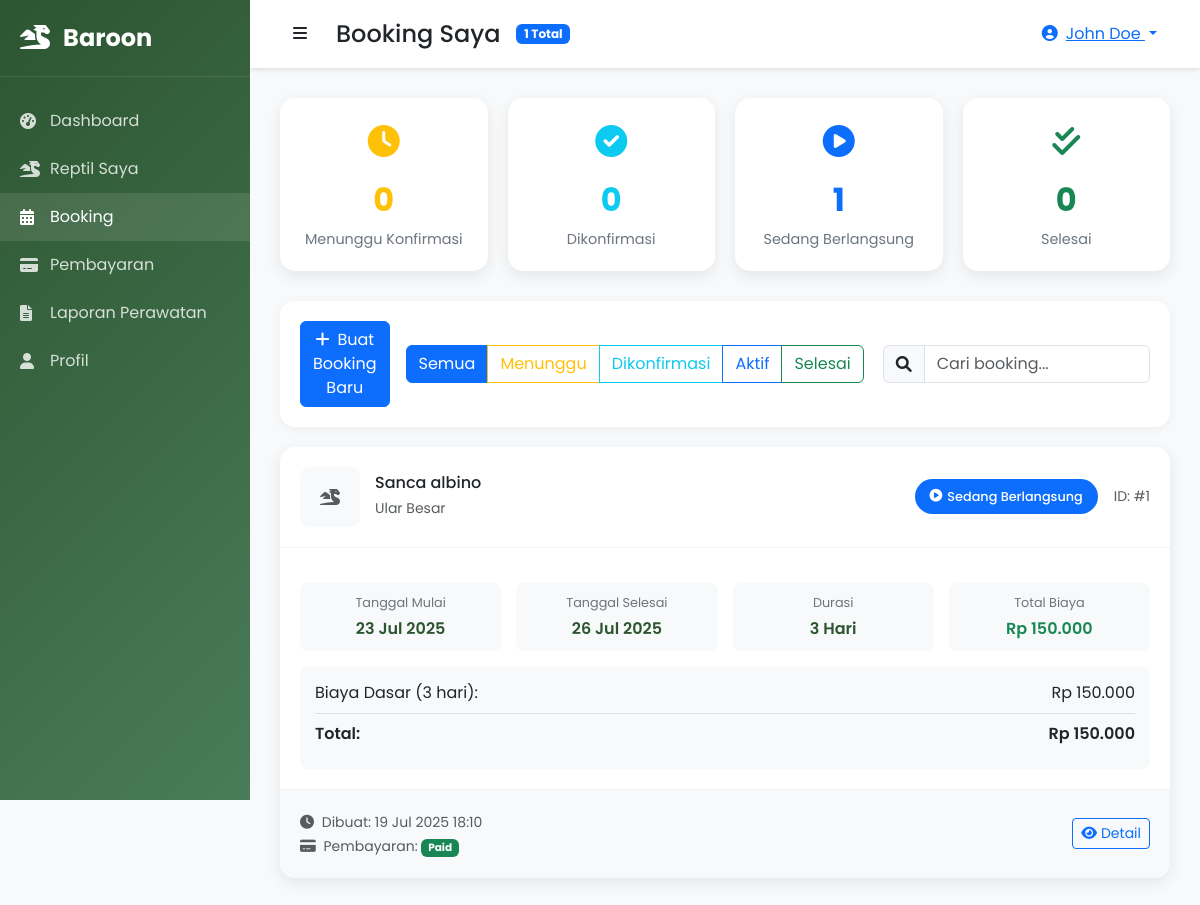
Page /customer/bookings.php (signed in) on the committed database.
### tables this page shows
CREATE TABLE IF NOT EXISTS `bookings` (
  `id` int(11) NOT NULL AUTO_INCREMENT,
  `customer_id` int(11) NOT NULL,
  `reptile_id` int(11) NOT NULL,
  `start_date` date NOT NULL,
  `end_date` date NOT NULL,
  `total_days` int(11) NOT NULL,
  `price_per_day` decimal(10,2) NOT NULL,
  `total_price` decimal(10,2) NOT NULL,
  `status` enum('pending','confirmed','in_progress','completed','cancelled') DEFAULT 'pending',
  `notes` text DEFAULT NULL,
  `created_at` timestamp NOT NULL DEFAULT current_timestamp(),
  `updated_at` timestamp NOT NULL DEFAULT current_timestamp() ON UPDATE current_timestamp(),
  PRIMARY KEY (`id`),
  KEY `customer_id` (`customer_id`),
  KEY `reptile_id` (`reptile_id`),
  CONSTRAINT `bookings_ibfk_1` FOREIGN KEY (`customer_id`) REFERENCES `users` (`id`) ON DELETE CASCADE,
  CONSTRAINT `bookings_ibfk_2` FOREIGN KEY (`reptile_id`) REFERENCES `reptiles` (`id`) ON DELETE CASCADE
);

CREATE TABLE IF NOT EXISTS `reptiles` (
  `id` int(11) NOT NULL AUTO_INCREMENT,
  `customer_id` int(11) NOT NULL,
  `category_id` int(11) NOT NULL,
  `name` varchar(100) NOT NULL,
  `species` varchar(100) DEFAULT NULL,
  `age` varchar(20) DEFAULT NULL,
  `weight` decimal(5,2) DEFAULT NULL,
  `length` decimal(5,2) DEFAULT NULL,
  `gender` enum('male','female','unknown') DEFAULT NULL,
  `special_needs` text DEFAULT NULL,
  `photo` varchar(255) DEFAULT NULL,
  `status` enum('active','completed','cancelled') DEFAULT 'active',
  `created_at` timestamp NOT NULL DEFAULT current_timestamp(),
  `updated_at` timestamp NOT NULL DEFAULT current_timestamp() ON UPDATE current_timestamp(),
  PRIMARY KEY (`id`),
  KEY `customer_id` (`customer_id`),
  KEY `category_id` (`category_id`),
  CONSTRAINT `reptiles_ibfk_1` FOREIGN KEY (`customer_id`) REFERENCES `users` (`id`) ON DELETE CASCADE,
  CONSTRAINT `reptiles_ibfk_2` FOREIGN KEY (`category_id`) REFERENCES `reptile_categories` (`id`)
);

CREATE TABLE IF NOT EXISTS `reptile_categories` (
  `id` int(11) NOT NULL AUTO_INCREMENT,
  `name` varchar(50) NOT NULL,
  `description` text DEFAULT NULL,
  `price_per_day` decimal(10,2) NOT NULL,
  `created_at` timestamp NOT NULL DEFAULT current_timestamp(),
  PRIMARY KEY (`id`)
);

CREATE TABLE IF NOT EXISTS `payments` (
  `id` int(11) NOT NULL AUTO_INCREMENT,
  `booking_id` int(11) NOT NULL,
  `amount` decimal(10,2) NOT NULL,
  `payment_method` enum('cash','transfer','credit_card') NOT NULL,
  `payment_status` enum('pending','paid','failed') DEFAULT 'pending',
  `payment_date` timestamp NULL DEFAULT NULL,
  `proof_image` varchar(255) DEFAULT NULL,
  `notes` text DEFAULT NULL,
  `created_at` timestamp NOT NULL DEFAULT current_timestamp(),
  PRIMARY KEY (`id`),
  KEY `booking_id` (`booking_id`),
  CONSTRAINT `payments_ibfk_1` FOREIGN KEY (`booking_id`) REFERENCES `bookings` (`id`) ON DELETE CASCADE
);

### customer/bookings.php (the view, shortened to what the rows shown need)
<?php
try {
    $db = getDB();
    $status_filter = isset($_GET['status']) ? $_GET['status'] : 'all';
    $where_clause = "WHERE b.customer_id = ?";
    $params = [$_SESSION['user_id']];
    $stmt = $db->prepare("
        SELECT b.*, r.name as reptile_name, r.photo as reptile_photo,
               rc.name as category_name,
               p.payment_status, p.amount as payment_amount,
               DATEDIFF(b.end_date, b.start_date) as total_days,
               (DATEDIFF(b.end_date, b.start_date) * rc.price_per_day) as base_cost,
               (b.total_price - (DATEDIFF(b.end_date, b.start_date) * rc.price_per_day)) as facility_cost
        FROM bookings b
        LEFT JOIN reptiles r ON b.reptile_id = r.id
        LEFT JOIN reptile_categories rc ON r.category_id = rc.id
        LEFT JOIN payments p ON b.id = p.booking_id
        $where_clause
        ORDER BY b.created_at DESC
    ");
    $stmt->execute($params);
    $bookings = $stmt->fetchAll(PDO::FETCH_ASSOC);
} catch (Exception $e) {
    $message = 'error:Terjadi kesalahan sistem.';
    error_log('Bookings Error: ' . $e->getMessage() . ' in ' . $e->getFile() . ' on line ' . $e->getLine());
    $stats = [
        'total_bookings' => 0,
        'pending_bookings' => 0,
        'confirmed_bookings' => 0,
        'active_bookings' => 0,
        'completed_bookings' => 0,
        'cancelled_bookings' => 0
    ];
    $bookings = [];
}
$status_config = [
    'pending' => ['class' => 'warning', 'icon' => 'clock', 'text' => 'Menunggu Konfirmasi'],
    'confirmed' => ['class' => 'info', 'icon' => 'check-circle', 'text' => 'Dikonfirmasi'],
    'in_progress' => ['class' => 'primary', 'icon' => 'play-circle', 'text' => 'Sedang Berlangsung'],
    'completed' => ['class' => 'success', 'icon' => 'check-circle', 'text' => 'Selesai'],
    'cancelled' => ['class' => 'danger', 'icon' => 'times-circle', 'text' => 'Dibatalkan']
];
?>
<!DOCTYPE html>
<html lang="id">
<head>
    <link href="https://cdn.jsdelivr.net/npm/bootstrap@5.3.0/dist/css/bootstrap.min.css" rel="stylesheet">
    <link href="https://cdnjs.cloudflare.com/ajax/libs/font-awesome/6.0.0/css/all.min.css" rel="stylesheet">
</head>
<body>
    <div class="main-content" id="mainContent">
        <div class="content-area">
            <?php if (empty($bookings)): ?>
                <div class="empty-state">
                    <i class="fas fa-calendar-times empty-icon"></i>
                    <h5>Belum Ada Booking</h5>
                    <p class="text-muted mb-4">
                        <?php if ($status_filter === 'all'): ?>
                            Anda belum membuat booking apapun. Mulai dengan membuat booking pertama Anda!
                        <?php else: ?>
                            Tidak ada booking dengan status "<?php echo ucfirst($status_filter); ?>".
                        <?php endif; ?>
                    </p>
                    <a href="create_booking.php" class="btn btn-primary">
                        <i class="fas fa-plus me-2"></i>Buat Booking Pertama
                    </a>
                </div>
            <?php else: ?>
                <div id="bookingsList">
                    <?php foreach ($bookings as $booking): ?>
                        <?php $status = $status_config[$booking['status']]; ?>
                        <div class="booking-card" data-search="<?php echo strtolower($booking['reptile_name'] . ' ' . $booking['category_name'] . ' ' . $booking['id']); ?>">
                            <div class="booking-header">
                                <div class="row align-items-center">
                                    <div class="col-md-6">
                                        <div class="reptile-info">
                                            <?php if ($booking['reptile_photo']): ?>
                                                <img src="../<?php echo htmlspecialchars($booking['reptile_photo']); ?>" alt="<?php echo htmlspecialchars($booking['reptile_name']); ?>" class="reptile-image">
                                            <?php else: ?>
                                                <div class="reptile-image d-flex align-items-center justify-content-center bg-light">
                                                    <i class="fas fa-dragon text-muted"></i>
                                                </div>
                                            <?php endif; ?>
                                            <div>
                                                <h6 class="mb-1"><?php echo htmlspecialchars($booking['reptile_name']); ?></h6>
                                                <small class="text-muted"><?php echo htmlspecialchars($booking['category_name']); ?></small>
                                            </div>
                                        </div>
                                    </div>
                                    <div class="col-md-6 text-md-end">
                                        <div class="d-flex align-items-center justify-content-md-end gap-3">
                                            <span class="status-badge bg-<?php echo $status['class']; ?> text-white">
                                                <i class="fas fa-<?php echo $status['icon']; ?>"></i>
                                                <?php echo $status['text']; ?>
                                            </span>
                                            <small class="text-muted">ID: #<?php echo $booking['id']; ?></small>
                                        </div>
                                    </div>
                                </div>
                            </div>
                            <div class="booking-body">
                                <div class="booking-dates">
                                    <div class="date-item">
                                        <div class="date-label">Tanggal Mulai</div>
                                        <div class="date-value"><?php echo date('d M Y', strtotime($booking['start_date'])); ?></div>
                                    </div>
                                    <div class="date-item">
                                        <div class="date-label">Tanggal Selesai</div>
                                        <div class="date-value"><?php echo date('d M Y', strtotime($booking['end_date'])); ?></div>
                                    </div>
                                    <div class="date-item">
                                        <div class="date-label">Durasi</div>
                                        <div class="date-value"><?php echo $booking['total_days']; ?> Hari</div>
                                    </div>
                                    <div class="date-item">
                                        <div class="date-label">Total Biaya</div>
                                        <div class="date-value text-success">Rp <?php echo number_format($booking['total_price'], 0, ',', '.'); ?></div>
                                    </div>
                                </div>
                                <div class="cost-breakdown">
                                    <div class="cost-item">
                                        <span>Biaya Dasar (<?php echo $booking['total_days']; ?> hari):</span>
                                        <span>Rp <?php echo number_format(isset($booking['base_cost']) ? $booking['base_cost'] : 0, 0, ',', '.'); ?></span>
                                    </div>
                                    <div class="cost-item cost-total">
                                        <span>Total:</span>
                                        <span>Rp <?php echo number_format($booking['total_price'], 0, ',', '.'); ?></span>
                                    </div>
                                </div>
                            </div>
                            <div class="booking-footer">
                                <div class="row align-items-center">
                                    <div class="col-md-6">
                                        <small class="text-muted">
                                            <i class="fas fa-clock me-1"></i>
                                            Dibuat: <?php echo date('d M Y H:i', strtotime($booking['created_at'])); ?>
                                        </small>
                                        <?php if ($booking['payment_status']): ?>
                                            <br><small class="text-muted">
                                                <i class="fas fa-credit-card me-1"></i>
                                                Pembayaran:
                                                <span class="badge bg-<?php echo $booking['payment_status'] === 'paid' ? 'success' : ($booking['payment_status'] === 'pending' ? 'warning' : 'danger'); ?>">
                                                    <?php echo ucfirst($booking['payment_status']); ?>
                                                </span>
                                            </small>
                                        <?php endif; ?>
                                    </div>
                                    <div class="col-md-6 text-md-end">
                                        <div class="btn-group" role="group">
                                            <a href="booking_detail.php?id=<?php echo $booking['id']; ?>" class="btn btn-outline-primary btn-sm">
                                                <i class="fas fa-eye me-1"></i>Detail
                                            </a>
                                        </div>
                                    </div>
                                </div>
                            </div>
                        </div>
                    <?php endforeach; ?>
                </div>
            <?php endif; ?>
        </div>
    </div>
</body>
</html>

### rows in the picture
bookings: reptile.name "Sanca albino", reptile_categories.name "Ular Besar", status "Sedang Berlangsung", id "1", start_date "23 Jul 2025", end_date "26 Jul 2025", total_days "3", total_price "150.000", base_cost "150.000", created_at "19 Jul 2025 18:10", payments.payment_status "Paid"

### other values in the picture
$stats['total_bookings'] "1"
$_SESSION['full_name'] "John Doe"
$stats['pending_bookings'] "0"
$stats['confirmed_bookings'] "0"
$stats['active_bookings'] "1"
$stats['completed_bookings'] "0"
